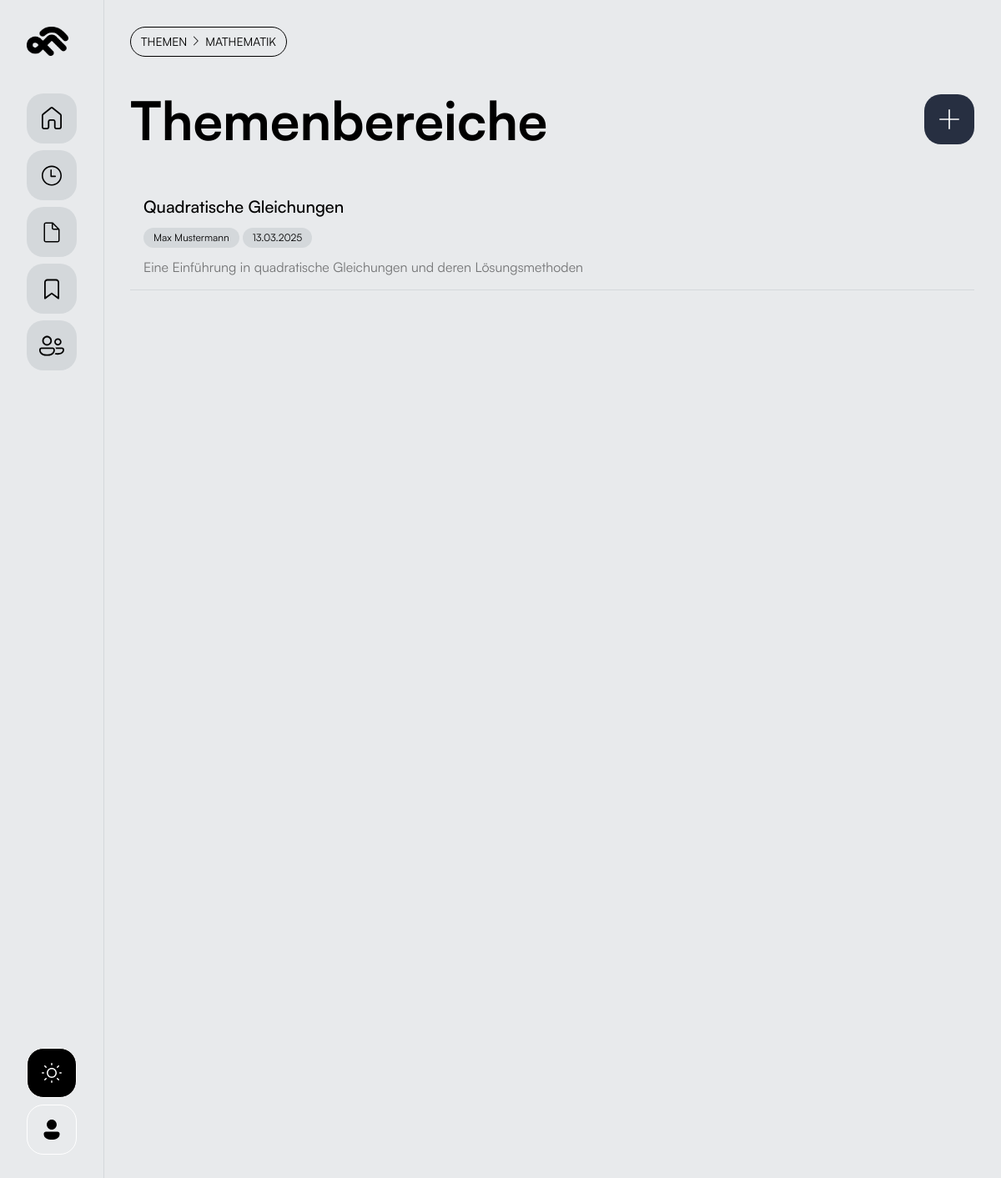
/subkategorie/1, run on the app's committed database.
### app/models.py (models this page shows, shortened)
class Category(db.Model):
    __tablename__ = 'categories'
    id = db.Column(db.Integer, primary_key = True)
    name = db.Column(db.String(100), nullable = False)
    description = db.Column(db.Text)
    icon = db.Column(db.Text)
    color = db.Column(db.String(20))
    created_at = db.Column(db.DateTime, default = datetime.utcnow)
    updated_at = db.Column(db.DateTime, default=datetime.utcnow, onupdate = datetime.utcnow)
    subcategories = db.relationship('Subcategory', backref = 'category', lazy = 'dynamic', cascade='all, delete-orphan')

class Article(db.Model):
    __tablename__ = 'articles'
    id = db.Column(db.Integer, primary_key=True)
    title = db.Column(db.String(200), nullable=False)
    description = db.Column(db.Text)
    content = db.Column(db.Text, nullable=False)  # Markdown-Inhalt
    author = db.Column(db.String(100))
    created_at = db.Column(db.DateTime, default=datetime.utcnow)
    updated_at = db.Column(db.DateTime, default=datetime.utcnow, onupdate=datetime.utcnow)
    subcategory_id = db.Column(db.Integer, db.ForeignKey('subcategories.id'), nullable=False)

### app/routes.py (the view)
@app.route("/subkategorie/<int:subkategorie_id>")
def subkategorie_anzeigen(subkategorie_id):
    subkategorie = Subcategory.query.get_or_404(subkategorie_id)
    artikel = subkategorie.articles.all()
    return render_template('subkategorie.html', subkategorie=subkategorie, artikel=artikel)

### app/templates/subkategorie.html (shortened to what this page needs)
{% extends 'base.html' %}
{% block content %}
<div class="breadcrumb">
    <a class="text-breadcrumb" href="{{ url_for('themen') }}">Themen</a>
    <a class="text-breadcrumb" href="{{ url_for('kategorie_anzeigen', kategorie_id=subkategorie.category_id) }}">{{ subkategorie.category.name }}</a>
</div>
<div class="heading_page_wrapper">
    <h1>Themenbereiche</h1>
    <div class="link_icon_wrapper background-dark-blue">
    </div>
</div>
{% if artikel %}
<div class="subcategories_list">
    <div class="subcategories_grid">
        {% for art in artikel %}
            <a href="{{ url_for('artikel_anzeigen', artikel_id=art.id) }}" class="subcategory_card">
                <div class="subcategory_card_inner">
                    <h3>{{ art.title }}</h3>
                    <div class="subcategory_meta_wrapper">
                        {% if art.author %}
                        <div class="subcategory_meta">
                            <span class="text-style-small">{{ art.author }}</span>
                        </div>
                        {% endif %}
                        <div class="subcategory_meta">
                            <span class="text-style-small">{{ art.updated_at.strftime('%d.%m.%Y') }}</span>
                        </div>
                    </div>
                    <p>{{ art.description|default('Keine Beschreibung vorhanden.')|truncate(100) }}</p>
                </div>
            </a>
        {% endfor %}
    </div>
</div>
{% else %}
<div class="empty_state">
    <p>Keine Subkategorien in dieser Kategorie gefunden.</p>
</div>
{% endif %}
{% endblock %}

### app/static/css/styles.css (style rules this page uses)
:root { --black: #000; --white: #fff; --grey: #E8EAEC; --dark-grey: #D4D8DB; --dark-blue: #272F41; --lighter-grey: rgba(0, 0, 0, 0.5); --lightest-grey: rgba(0, 0, 0, 0.01) }
* { margin: 0; padding: 0; box-sizing: border-box; text-decoration: none; }
a { color: var(--black); }
html, body { scroll-behavior: smooth; width: 100%; height: 100%; }
body { font-family: 'Satoshi (Local)', Arial, sans-serif; font-weight: 400; background-color: var(--grey); color: var(--black); margin: 0; padding: 0; display: flex; overflow-x: hidden; }
h1 { font-size: 4rem; font-weight: 700; }
h3 { font-size: 20px; font-weight: 500; }
p { color: var(--lighter-grey); font-size: 1rem; font-weight: 400; }
.text-style-small { font-size: 12px; font-weight: 300; }
.link_icon_wrapper { display: flex; width: 60px; height: 60px; align-items: center; justify-content: center; background-color: var(--dark-grey); border-radius: 20px; color: var(--black); cursor: pointer; }
.link_icon_wrapper.background-dark-blue { background-color: var(--dark-blue); color: var(--white); }
.heading_page_wrapper { display: flex; flex-direction: row; align-items: center; justify-content: space-between; width: 100%; padding: 2rem 0; }
.subcategories_list { display: flex; flex-direction: column; width: 100%; height: 100%; gap: 2rem; }
.subcategories_grid { display: flex; flex-direction: column; width: 100%; height: 100%; }
.subcategory_card { width: 100%; padding: 1rem; border-bottom: 1px solid var(--dark-grey); background-color: transparent; }
.subcategory_meta { display: inline-flex; justify-content: center; align-items: center; padding: 4px 12px; background-color: var(--dark-grey); color: var(--black); border-radius: 40px; }
.subcategory_meta_wrapper { display: flex; flex-direction: row; gap: 4px; }
.subcategory_card_inner { display: flex; flex-direction: column; gap: 12px; }
.breadcrumb { display: inline-flex; flex-direction: row; padding: 8px 12px; border: 1px solid var(--black); border-radius: 40px; gap: 0.5rem; }
.text-breadcrumb { font-size: 14px; font-weight: 400; color: var(--black); text-transform: uppercase; }

### data on the page
Category: category.name "MATHEMATIK"
Article: title "Quadratische Gleichungen", author "Max Mustermann", updated_at "13.03.2025", description "Eine Einführung in quadratische Gleichungen und deren Lösungsmethoden"
